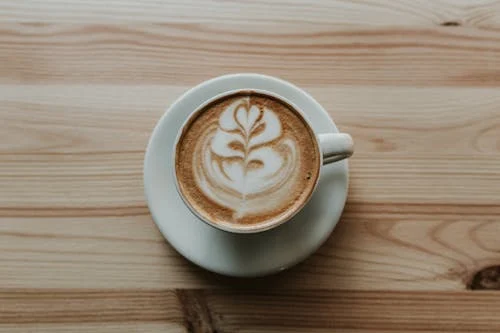
#> input picture vsc code/coffe.webp, 500 x 333 px
$ python main.py
#> lines starting #> are read from the running program, lines starting #| are printed output that depends on the picture
import tkinter as tk
from PIL import Image

image = Image.open("coffe.webp")
#> image is the input picture: PIL image 500x333 RGB; mean R, G, B 149.6, 134.4, 116.7
image.save("coffe.webp")

gray_image = image.convert("L")
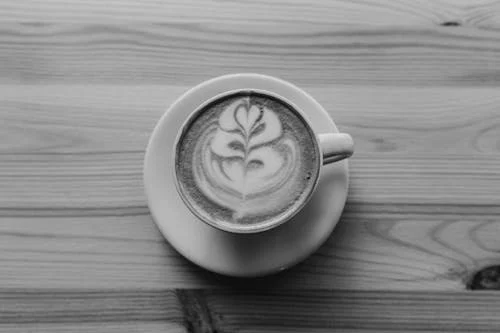
#> gray_image: PIL image 500x333 L; min 9, max 223, mean 136.9

print(f"Mode: {gray_image.mode}")
#| Mode: L

gray_image.show()
